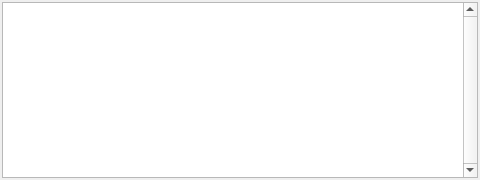
<?xml version="1.0" encoding="UTF-8"?>
<ui version="4.0">
 <class>QEPvLoadSaveAccessFail</class>
 <widget class="QWidget" name="QEPvLoadSaveAccessFail">
  <property name="geometry">
   <rect>
    <x>0</x>
    <y>0</y>
    <width>480</width>
    <height>180</height>
   </rect>
  </property>
  <property name="minimumSize">
   <size>
    <width>480</width>
    <height>180</height>
   </size>
  </property>
  <property name="windowTitle">
   <string>Form</string>
  </property>
  <layout class="QVBoxLayout" name="verticalLayout">
   <property name="margin">
    <number>0</number>
   </property>
   <item>
    <widget class="QFrame" name="frame">
     <layout class="QVBoxLayout" name="verticalLayout_2">
      <property name="spacing">
       <number>4</number>
      </property>
      <property name="margin">
       <number>2</number>
      </property>
      <item>
       <widget class="QTextEdit" name="textEdit">
        <property name="verticalScrollBarPolicy">
         <enum>Qt::ScrollBarAlwaysOn</enum>
        </property>
        <property name="horizontalScrollBarPolicy">
         <enum>Qt::ScrollBarAlwaysOff</enum>
        </property>
        <property name="acceptRichText">
         <bool>false</bool>
        </property>
       </widget>
      </item>
     </layout>
    </widget>
   </item>
  </layout>
 </widget>
 <resources/>
 <connections/>
</ui>
